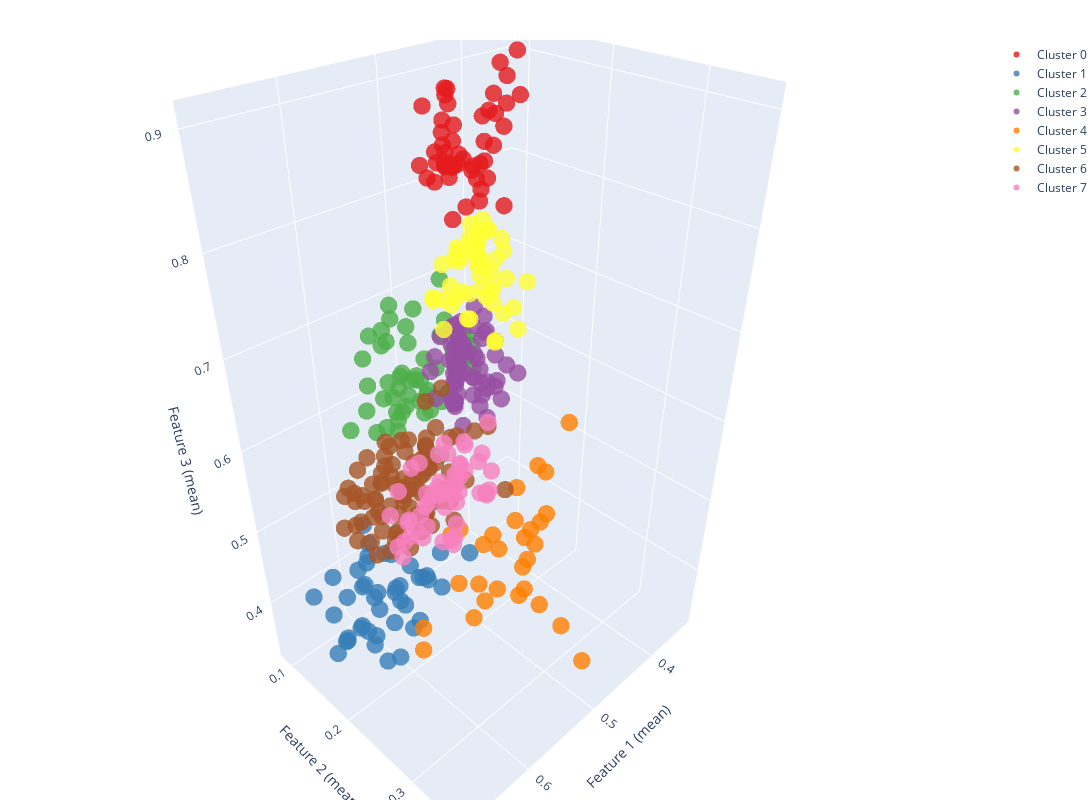

This figure's notebook cell:
### Code cell
colors = px.colors.qualitative.Set1 + px.colors.qualitative.Set2 + px.colors.qualitative.Set3
fig = go.Figure()

unique_clusters = np.unique(labels)
for i, cluster in enumerate(unique_clusters):
    cluster_points = X_3d[labels == cluster]
    
    fig.add_trace(go.Scatter3d(
        x=cluster_points[:, 0],
        y=cluster_points[:, 1],
        z=cluster_points[:, 2],
        mode='markers',
        marker=dict(size=6, color=colors[i % len(colors)], opacity=0.8),
        name=f'Cluster {cluster}'
    ))

# 🔧 Cấu hình hiển thị
fig.update_layout(
    scene=dict(
        xaxis_title='Feature 1 (mean)',
        yaxis_title='Feature 2 (mean)',
        zaxis_title='Feature 3 (mean)',
    ),
    margin=dict(l=0, r=0, b=0, t=40),
    width=1200,
    height=800
)

fig.show()
